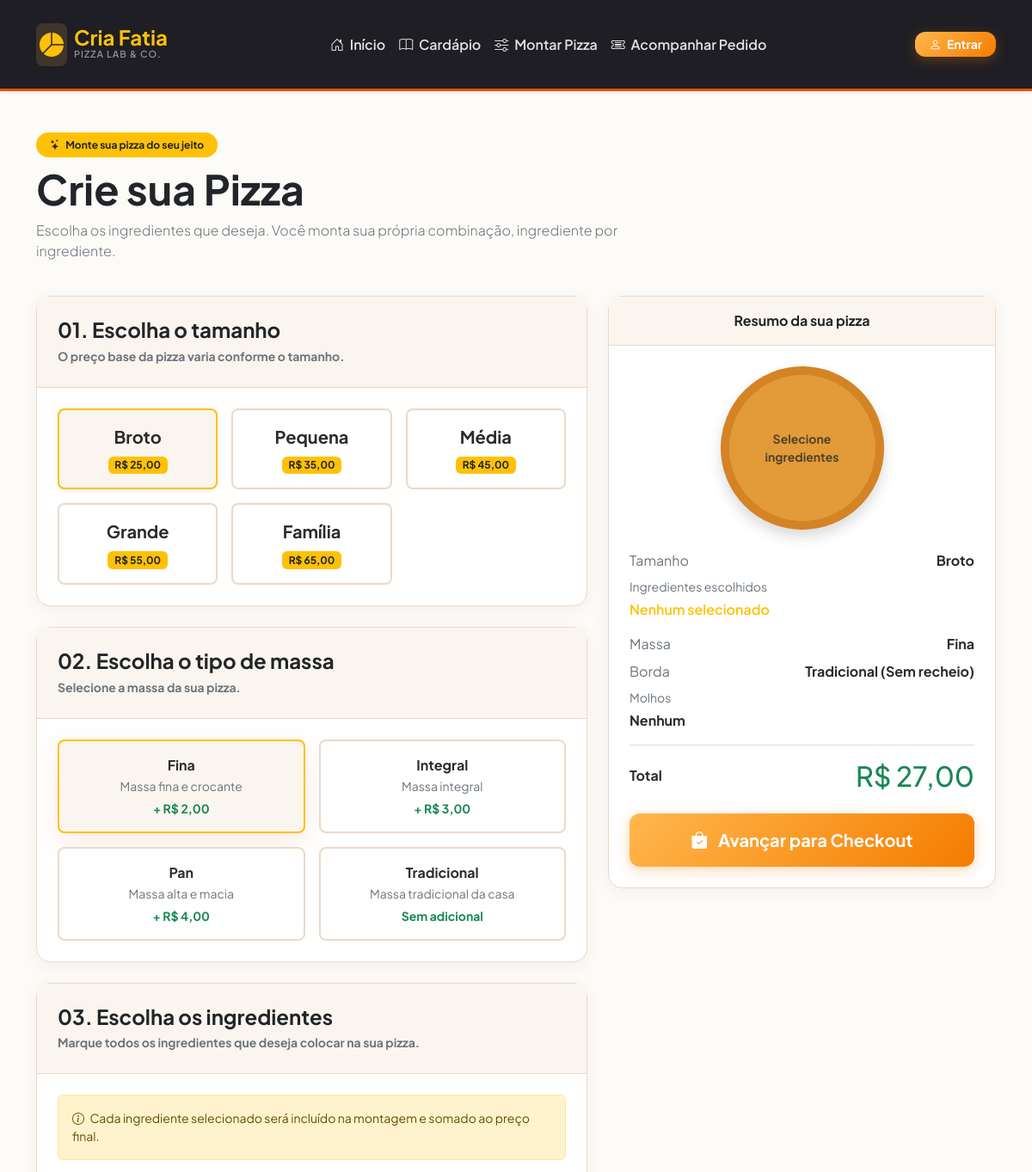
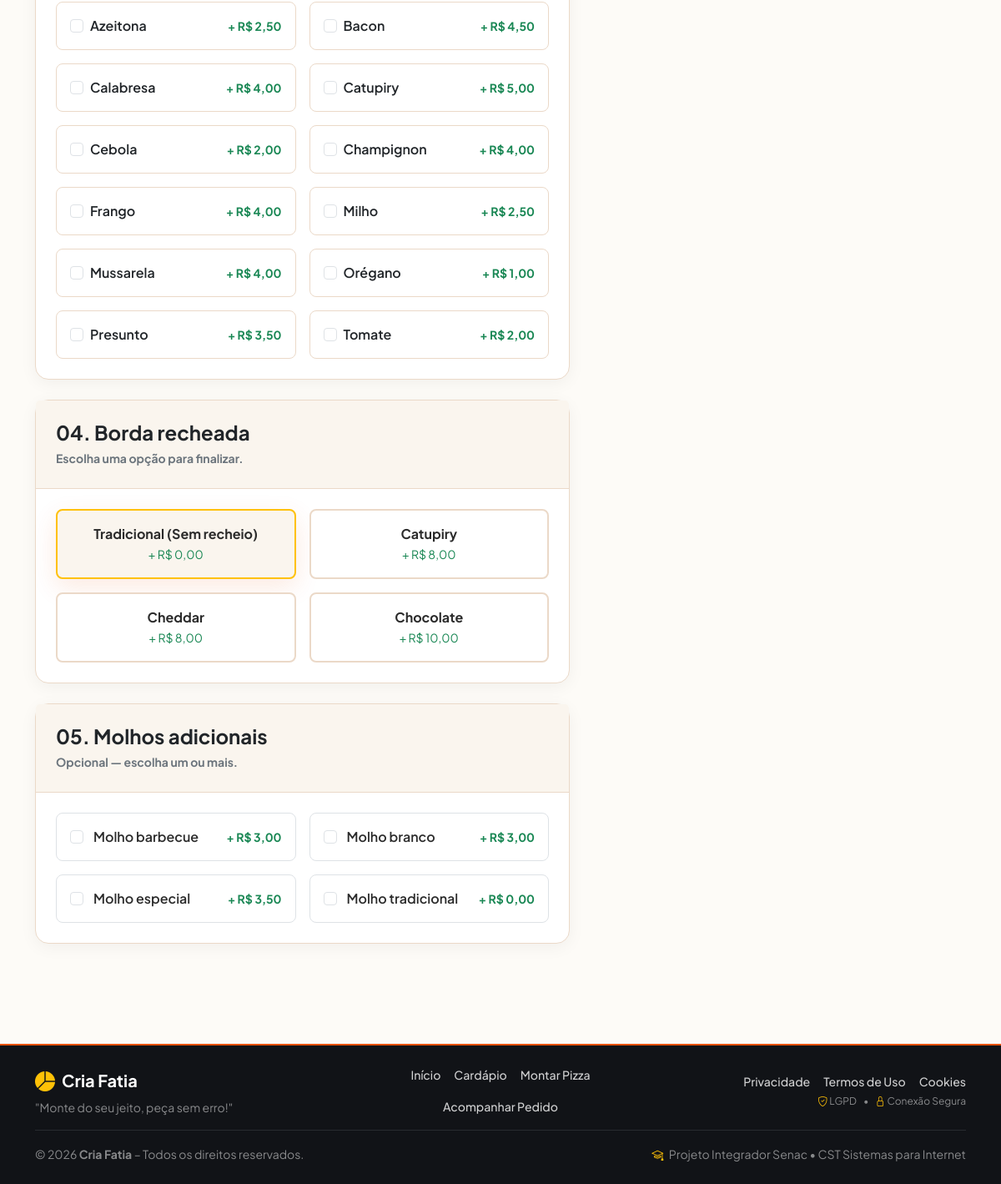
The app's page /cria-fatia/cliente/montar.php with its own data (2 pictures, top to bottom).
### tables this page shows
CREATE TABLE `tamanhos` (
  `id` int unsigned NOT NULL AUTO_INCREMENT,
  `nome` varchar(50) NOT NULL,
  `max_sabores` int NOT NULL DEFAULT '1',
  `preco_base` decimal(10,2) NOT NULL DEFAULT '0.00',
  `descricao` text,
  `quantidade_fatias` tinyint unsigned DEFAULT NULL,
  `disponivel` tinyint(1) NOT NULL DEFAULT '1',
  `criado_em` datetime NOT NULL DEFAULT CURRENT_TIMESTAMP,
  `atualizado_em` datetime DEFAULT NULL ON UPDATE CURRENT_TIMESTAMP,
  PRIMARY KEY (`id`),
  UNIQUE KEY `uq_tamanhos_nome` (`nome`),
  KEY `idx_tamanhos_disponivel` (`disponivel`)
);

CREATE TABLE `tipos_massas` (
  `id` int unsigned NOT NULL AUTO_INCREMENT,
  `nome` varchar(100) NOT NULL,
  `descricao` text,
  `preco_adicional` decimal(10,2) NOT NULL DEFAULT '0.00',
  `disponivel` tinyint(1) NOT NULL DEFAULT '1',
  `criado_em` datetime NOT NULL DEFAULT CURRENT_TIMESTAMP,
  `atualizado_em` datetime DEFAULT NULL ON UPDATE CURRENT_TIMESTAMP,
  PRIMARY KEY (`id`),
  UNIQUE KEY `uq_tipos_massas_nome` (`nome`),
  KEY `idx_tipos_massas_disponivel` (`disponivel`)
);

CREATE TABLE `ingredientes` (
  `id` int unsigned NOT NULL AUTO_INCREMENT,
  `nome` varchar(100) NOT NULL,
  `preco_adicional` decimal(10,2) NOT NULL DEFAULT '3.00',
  `descricao` text,
  `categoria` varchar(80) DEFAULT NULL,
  `imagem` varchar(255) DEFAULT NULL,
  `disponivel` tinyint(1) NOT NULL DEFAULT '1',
  `criado_em` datetime NOT NULL DEFAULT CURRENT_TIMESTAMP,
  `atualizado_em` datetime DEFAULT NULL ON UPDATE CURRENT_TIMESTAMP,
  PRIMARY KEY (`id`),
  KEY `idx_ingredientes_disponivel` (`disponivel`),
  KEY `idx_ingredientes_nome` (`nome`)
);

CREATE TABLE `bordas` (
  `id` int unsigned NOT NULL AUTO_INCREMENT,
  `nome` varchar(100) NOT NULL,
  `preco` decimal(10,2) NOT NULL DEFAULT '0.00',
  `descricao` text,
  `disponivel` tinyint(1) NOT NULL DEFAULT '1',
  `criado_em` datetime NOT NULL DEFAULT CURRENT_TIMESTAMP,
  `atualizado_em` datetime DEFAULT NULL ON UPDATE CURRENT_TIMESTAMP,
  PRIMARY KEY (`id`),
  KEY `idx_bordas_disponivel` (`disponivel`),
  KEY `idx_bordas_nome` (`nome`)
);

CREATE TABLE `molhos` (
  `id` int unsigned NOT NULL AUTO_INCREMENT,
  `nome` varchar(100) NOT NULL,
  `descricao` text,
  `preco_adicional` decimal(10,2) NOT NULL DEFAULT '0.00',
  `disponivel` tinyint(1) NOT NULL DEFAULT '1',
  `criado_em` datetime NOT NULL DEFAULT CURRENT_TIMESTAMP,
  `atualizado_em` datetime DEFAULT NULL ON UPDATE CURRENT_TIMESTAMP,
  PRIMARY KEY (`id`),
  KEY `idx_molhos_disponivel` (`disponivel`),
  KEY `idx_molhos_nome` (`nome`)
);

### cria-fatia/cliente/montar.php (the view, shortened to what this page needs)
<?php
require_once __DIR__ . '/../includes/header.php';
require_once __DIR__ . '/../config/conexao.php';
$tamanhos = $pdo->query("SELECT * FROM tamanhos ORDER BY id ASC")->fetchAll();
$massas = $pdo->query("SELECT * FROM tipos_massas WHERE disponivel = 1 ORDER BY nome ASC")->fetchAll();
$bordas = $pdo->query("SELECT * FROM bordas WHERE disponivel = 1 ORDER BY id ASC")->fetchAll();
$ingredientes = $pdo->query("SELECT * FROM ingredientes WHERE disponivel = 1 ORDER BY nome ASC")->fetchAll();
$molhos = $pdo->query("SELECT * FROM molhos WHERE disponivel = 1 ORDER BY nome ASC")->fetchAll();
?>
<div class="row mb-4 align-items-center">
    <div class="col-lg-8">
        <span class="badge bg-warning text-dark px-3 py-2 rounded-pill fw-bold mb-2"><i class="bi bi-stars me-1"></i> Monte sua pizza do seu jeito</span>
        <h1 class="display-5 fw-bold text-dark mb-2">Crie sua Pizza</h1>
        <p class="text-muted lead fs-6">Escolha os ingredientes que deseja. Você monta sua própria combinação, ingrediente por ingrediente.</p>
    </div>
</div>
<form action="finalizar.php" method="POST" id="formMontador">
    <div class="row g-4">
        <div class="col-lg-7">
            <div class="card mb-4 border-0 shadow-sm rounded-4">
                <div class="card-header bg-white p-4"><h4 class="mb-1 fw-bold">01. Escolha o tamanho</h4><small class="text-muted">O preço base da pizza varia conforme o tamanho.</small></div>
                <div class="card-body p-4"><div class="row g-3">
                    <?php foreach($tamanhos as $index => $t): ?>
                    <div class="col-md-4"><div class="selector-card h-100 p-3 rounded-3 border bg-white text-center cursor-pointer <?php echo $index === 0 ? 'border-warning shadow-sm bg-warning bg-opacity-10 selected' : ''; ?>" onclick="selecionarTamanho(this, <?php echo (int)$t['id']; ?>)">
                        <div class="fw-bold fs-5"><?php echo htmlspecialchars($t['nome']); ?></div><div class="badge bg-warning text-dark mt-2">R$ <?php echo number_format($t['preco_base'],2,',','.'); ?></div>
                    </div></div><?php endforeach; ?>
                </div></div>
            </div>
            <div class="card mb-4 border-0 shadow-sm rounded-4">
                <div class="card-header bg-white p-4"><h4 class="mb-1 fw-bold">02. Escolha o tipo de massa</h4><small class="text-muted">Selecione a massa da sua pizza.</small></div>
                <div class="card-body p-4"><div class="row g-3">
                    <?php foreach ($massas as $i => $massa): ?>
                    <div class="col-md-6"><div class="selector-card h-100 p-3 rounded-3 border bg-white cursor-pointer <?php echo $i === 0 ? 'selected border-warning bg-warning bg-opacity-10' : ''; ?>" onclick="selecionarMassa(this, <?php echo (int)$massa['id']; ?>)">
                        <div class="fw-bold"><?php echo htmlspecialchars($massa['nome']); ?></div>
                        <?php if (!empty($massa['descricao'])): ?><small class="text-muted"><?php echo htmlspecialchars($massa['descricao']); ?></small><?php endif; ?>
                        <div class="text-success small fw-bold mt-1"><?php echo (float)$massa['preco_adicional'] > 0 ? '+ R$ '.number_format($massa['preco_adicional'],2,',','.') : 'Sem adicional'; ?></div>
                    </div></div>
                    <?php endforeach; ?>
                </div></div>
            </div>
            <div class="card mb-4 border-0 shadow-sm rounded-4">
                <div class="card-header bg-white p-4"><h4 class="mb-1 fw-bold">03. Escolha os ingredientes</h4><small class="text-muted">Marque todos os ingredientes que deseja colocar na sua pizza.</small></div>
                <div class="card-body p-4"><div class="alert alert-warning small"><i class="bi bi-info-circle me-1"></i> Cada ingrediente selecionado será incluído na montagem e somado ao preço final.</div>
                    <div class="row g-3">
                    <?php foreach($ingredientes as $ing): ?>
                        <div class="col-md-6"><label class="ingredient-option d-flex align-items-center justify-content-between gap-2 p-3 border rounded-3 h-100 cursor-pointer" for="ingrediente_<?php echo (int)$ing['id']; ?>">
                            <span class="form-check d-flex align-items-center gap-2 mb-0"><input class="form-check-input ingrediente-checkbox mt-0" type="checkbox" name="ingredientes[]" value="<?php echo (int)$ing['id']; ?>" data-preco="<?php echo (float)$ing['preco_adicional']; ?>" id="ingrediente_<?php echo (int)$ing['id']; ?>"><span class="fw-semibold text-dark"><?php echo htmlspecialchars($ing['nome']); ?></span></span>
                            <span class="text-success small fw-bold">+ R$ <?php echo number_format($ing['preco_adicional'],2,',','.'); ?></span>
                        </label></div>
                    <?php endforeach; ?>
                    </div>
                </div>
            </div>
            <div class="card mb-4 border-0 shadow-sm rounded-4"><div class="card-header bg-white p-4"><h4 class="mb-1 fw-bold">04. Borda recheada</h4><small class="text-muted">Escolha uma opção para finalizar.</small></div><div class="card-body p-4"><div class="row g-3">
                <?php foreach($bordas as $i=>$b): ?><div class="col-md-6"><div class="selector-card h-100 p-3 rounded-3 border bg-white cursor-pointer <?php echo $i===0?'selected border-warning bg-warning bg-opacity-10':''; ?>" onclick="selecionarBorda(this,<?php echo (int)$b['id']; ?>)"><div class="fw-bold"><?php echo htmlspecialchars($b['nome']); ?></div><small class="text-success">+ R$ <?php echo number_format($b['preco'],2,',','.'); ?></small></div></div><?php endforeach; ?>
            </div></div></div>
            <div class="card mb-4 border-0 shadow-sm rounded-4"><div class="card-header bg-white p-4"><h4 class="mb-1 fw-bold">05. Molhos adicionais</h4><small class="text-muted">Opcional — escolha um ou mais.</small></div><div class="card-body p-4"><div class="row g-3">
                <?php foreach($molhos as $molho): ?><div class="col-md-6"><label class="d-flex align-items-center justify-content-between gap-2 p-3 border rounded-3 h-100" for="molho_<?php echo (int)$molho['id']; ?>"><span class="form-check mb-0"><input class="form-check-input molho-checkbox" type="checkbox" name="molhos[]" value="<?php echo (int)$molho['id']; ?>" data-preco="<?php echo (float)$molho['preco_adicional']; ?>" id="molho_<?php echo (int)$molho['id']; ?>"><span class="form-check-label fw-semibold ms-1"><?php echo htmlspecialchars($molho['nome']); ?></span></span><span class="text-success small fw-bold">+ R$ <?php echo number_format($molho['preco_adicional'],2,',','.'); ?></span></label></div><?php endforeach; ?>
            </div></div></div>
        </div>
        <div class="col-lg-5"><div class="card border-0 shadow-lg rounded-4 position-sticky" style="top:2rem;background:#181A20;color:#fff"><div class="card-header bg-warning text-dark fw-bold text-center py-3">Resumo da sua pizza</div><div class="card-body p-4">
            <div class="text-center mb-4">
                <div id="pizza_disc" class="rounded-circle mx-auto d-flex flex-column align-items-center justify-content-center p-3 position-relative shadow" style="width:190px;height:190px;background:#e29b38;color:#542b0b;border:10px solid #d48325;transition:all 0.3s ease;">
                    <div id="pizza_toppings_preview" class="d-flex flex-wrap justify-content-center align-items-center gap-1 overflow-hidden" style="max-height:120px;">
                    </div>
                </div>
            </div>
            <div class="d-flex justify-content-between mb-2"><span class="text-muted">Tamanho</span><strong id="resumo_tamanho">—</strong></div>
            <div class="mb-3"><div class="text-muted small mb-1">Ingredientes escolhidos</div><div class="fw-semibold text-warning" id="resumo_ingredientes">Nenhum selecionado</div></div>
            <div class="d-flex justify-content-between mb-2"><span class="text-muted">Massa</span><strong id="resumo_massa">—</strong></div><div class="d-flex justify-content-between mb-2"><span class="text-muted">Borda</span><strong id="resumo_borda">—</strong></div>
            <div class="mb-3"><div class="text-muted small mb-1">Molhos</div><strong id="resumo_molhos">Nenhum</strong></div>
            <hr class="border-secondary"><div class="d-flex justify-content-between align-items-center mb-4"><span class="fw-bold">Total</span><h2 class="text-success mb-0" id="preco_total_display">R$ 0,00</h2></div>
            <input type="hidden" name="valor_total" id="valor_total_input" value="0.00"><button type="submit" class="btn btn-warning btn-lg w-100 fw-bold py-3"><i class="bi bi-bag-check-fill me-2"></i> Avançar para Checkout</button>
        </div></div></div>
    </div>
</form>
<?php require_once __DIR__ . '/../includes/footer.php'; ?>

### records on screen
tamanhos: nome "Broto", preco_base "25,00"
tamanhos: nome "Pequena", preco_base "35,00"
tamanhos: nome "Média", preco_base "45,00"
tamanhos: nome "Grande", preco_base "55,00"
tamanhos: nome "Família", preco_base "65,00"
tipos_massas: nome "Fina", descricao "Massa fina e crocante", preco_adicional "2,00"
tipos_massas: nome "Integral", descricao "Massa integral", preco_adicional "3,00"
tipos_massas: nome "Pan", descricao "Massa alta e macia", preco_adicional "4,00"
tipos_massas: nome "Tradicional", descricao "Massa tradicional da casa", preco_adicional "Sem adicional"
ingredientes: nome "Azeitona", preco_adicional "2,50"
ingredientes: nome "Bacon", preco_adicional "4,50"
ingredientes: nome "Calabresa", preco_adicional "4,00"
ingredientes: nome "Catupiry", preco_adicional "5,00"
ingredientes: nome "Cebola", preco_adicional "2,00"
ingredientes: nome "Champignon", preco_adicional "4,00"
ingredientes: nome "Frango", preco_adicional "4,00"
ingredientes: nome "Milho", preco_adicional "2,50"
ingredientes: nome "Mussarela", preco_adicional "4,00"
ingredientes: nome "Orégano", preco_adicional "1,00"
ingredientes: nome "Presunto", preco_adicional "3,50"
ingredientes: nome "Tomate", preco_adicional "2,00"
bordas: nome "Tradicional (Sem recheio)", preco "0,00"
bordas: nome "Catupiry", preco "8,00"
bordas: nome "Cheddar", preco "8,00"
bordas: nome "Chocolate", preco "10,00"
molhos: nome "Molho barbecue", preco_adicional "3,00"
molhos: nome "Molho branco", preco_adicional "3,00"
molhos: nome "Molho especial", preco_adicional "3,50"
molhos: nome "Molho tradicional", preco_adicional "0,00"
